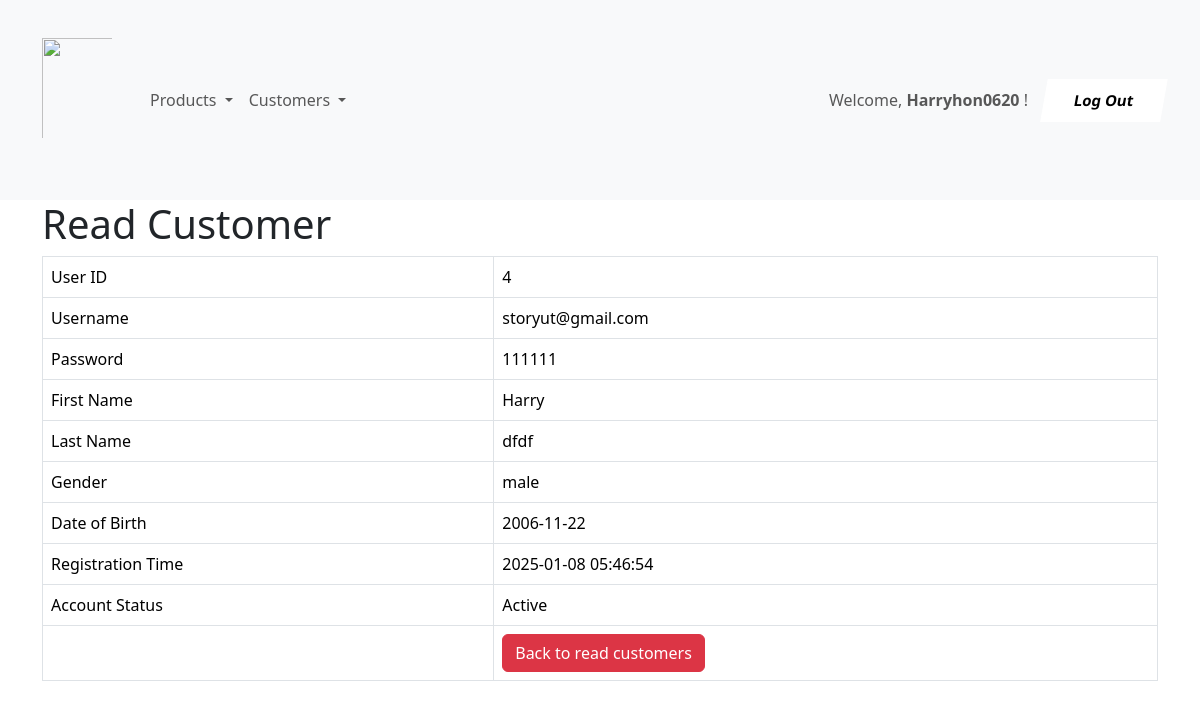
The app's page /shop/customer_details.php?userid=4 (signed in) with its own data.
### tables this page shows
CREATE TABLE IF NOT EXISTS `customers` (
  `user_id` int NOT NULL AUTO_INCREMENT,
  `username` varchar(128) NOT NULL,
  `password` varchar(128) NOT NULL,
  `first_name` text NOT NULL,
  `last_name` text NOT NULL,
  `gender` text NOT NULL,
  `date_of_birth` date NOT NULL,
  `registration_time` timestamp NOT NULL DEFAULT CURRENT_TIMESTAMP,
  `account_status` tinyint(1) NOT NULL DEFAULT '1',
  PRIMARY KEY (`user_id`)
);

### shop/customer_details.php (the view, shortened to what this page needs)
<!DOCTYPE HTML>
<html>
<head>
    <link href="https://cdn.jsdelivr.net/npm/bootstrap@5.3.3/dist/css/bootstrap.min.css" rel="stylesheet">
</head>
<body>
    <?php
    include 'menu.php';
    ?>
    <div class="container">
        <div class="page-header">
            <h1>Read Customer</h1>
        </div>
        <?php
        $userid = isset($_GET['userid']) ? $_GET['userid'] : die('ERROR: Record Username not found.');
        include 'config/database.php';
        try {
            $query = "SELECT user_id, username, password, first_name, last_name, gender, date_of_birth, registration_time, account_status FROM customers WHERE user_id = ? LIMIT 0,1";
            $stmt = $con->prepare($query);
            $stmt->bindParam(1, $userid);
            $stmt->execute();
            $row = $stmt->fetch(PDO::FETCH_ASSOC);
            $fetched_id = $row['user_id'];
            $fetched_name = $row['username'];
            $fetched_password = $row['password'];
            $first_name = $row['first_name'];
            $last_name = $row['last_name'];
            $gender = $row['gender'];
            $date_of_birth = $row['date_of_birth'];
            $registration_time = $row['registration_time'];
            $account_status = $row['account_status'];
        }
        catch (PDOException $exception) {
            die('ERROR: ' . $exception->getMessage());
        }
        ?>
        <table class='table table-hover table-responsive table-bordered'>
            <tr>
                <td>User ID</td>
                <td><?php echo htmlspecialchars($fetched_id, ENT_QUOTES); ?></td>
            </tr>
            <tr>
                <td>Username</td>
                <td><?php echo htmlspecialchars($fetched_name, ENT_QUOTES); ?></td>
            </tr>
            <tr>
                <td>Password</td>
                <td><?php echo htmlspecialchars($fetched_password, ENT_QUOTES); ?></td>
            </tr>
            <tr>
                <td>First Name</td>
                <td><?php echo htmlspecialchars($first_name, ENT_QUOTES); ?></td>
            </tr>
            <tr>
                <td>Last Name</td>
                <td><?php echo htmlspecialchars($last_name, ENT_QUOTES); ?></td>
            </tr>
            <tr>
                <td>Gender</td>
                <td><?php echo htmlspecialchars($gender, ENT_QUOTES); ?></td>
            </tr>
            <tr>
                <td>Date of Birth</td>
                <td><?php echo htmlspecialchars($date_of_birth, ENT_QUOTES); ?></td>
            </tr>
            <tr>
                <td>Registration Time</td>
                <td><?php echo htmlspecialchars($registration_time, ENT_QUOTES); ?></td>
            </tr>
            <tr>
                <td>Account Status</td>
                <td><?php
                if ($account_status == 1) {
                    $status = "Active";
                    echo htmlspecialchars($status, ENT_QUOTES);
                }
                ?></td>
            </tr>
            <tr>
                <td></td>
                <td>
                    <a href='customer_listing.php' class='btn btn-danger'>Back to read customers</a>
                </td>
            </tr>
        </table>
    </div>
</body>
</html>

### records on screen
customers: user_id "4", username "storyut@gmail.com", password "111111", first_name "Harry", last_name "dfdf", gender "male", date_of_birth "2006-11-22", registration_time "2025-01-08 05:46:54", account_status "Active"

### other values on screen
$_SESSION['username'] "Harryhon0620"
